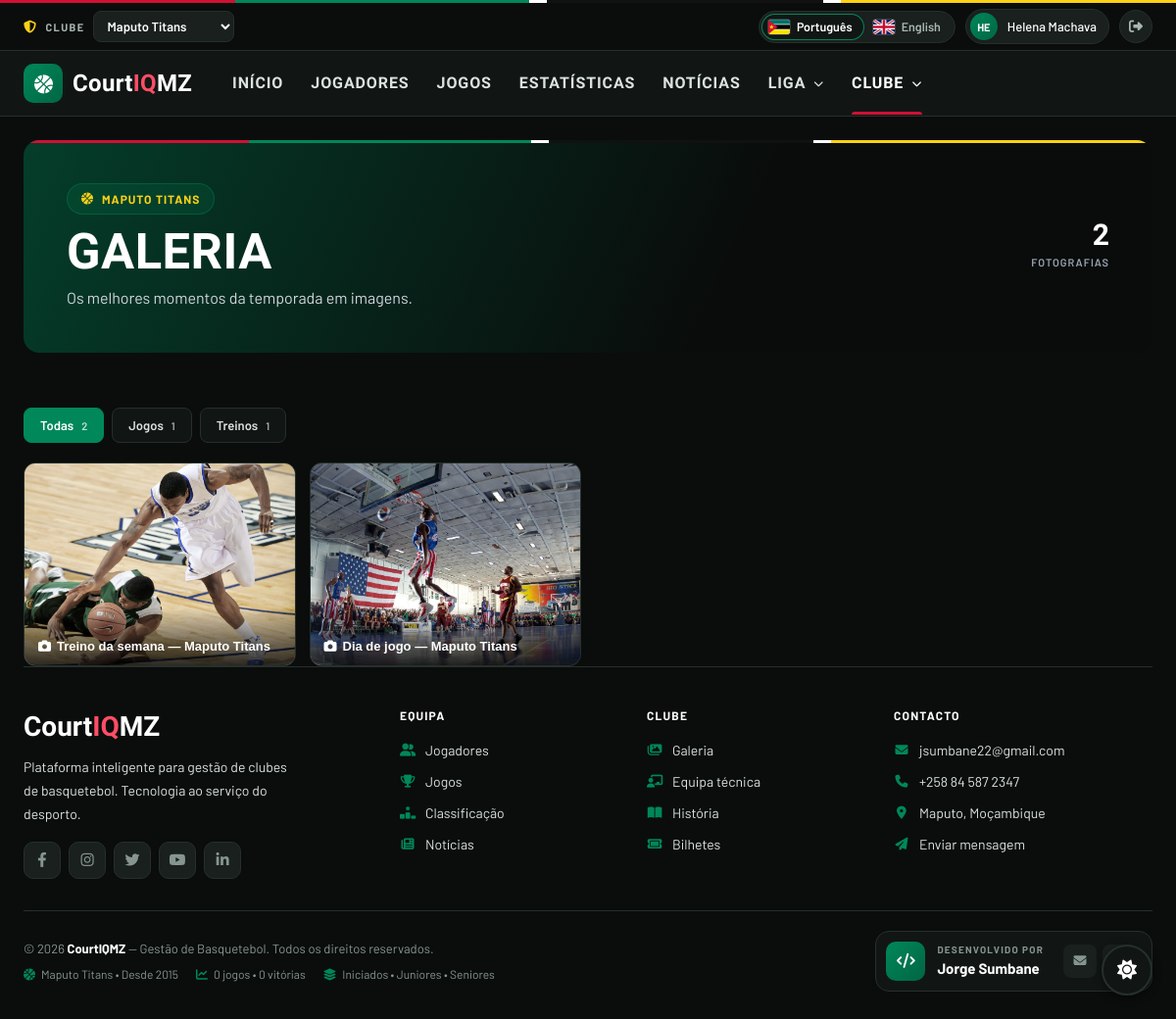
Screenshot of /visitante/galeria.php (signed in) with the database file from the repository.
### tables this page shows
CREATE TABLE teams (
    id            INT PRIMARY KEY AUTO_INCREMENT,
    name          VARCHAR(100) NOT NULL,
    city          VARCHAR(100),
    stadium       VARCHAR(100),
    founded_year  YEAR,
    category      VARCHAR(50)  DEFAULT 'Sénior',
    league        VARCHAR(100) DEFAULT 'Liga Nacional',
    escaloes      VARCHAR(60) NOT NULL DEFAULT 'iniciados,juniores,seniores',    
    coach_id      INT NULL COMMENT 'users.id do treinador principal',
    logo_url      VARCHAR(255),
    logo_initials VARCHAR(5),
    status        ENUM('active', 'inactive') DEFAULT 'active',
    created_at    DATETIME DEFAULT CURRENT_TIMESTAMP,
    updated_at    DATETIME DEFAULT CURRENT_TIMESTAMP ON UPDATE CURRENT_TIMESTAMP,
    UNIQUE KEY uq_teams_name (name)
);

CREATE TABLE gallery_photos (
    id          INT PRIMARY KEY AUTO_INCREMENT,
    team_id     INT NOT NULL,
    title       VARCHAR(200),
    description TEXT,
    image_url   VARCHAR(255) NOT NULL,
    category    ENUM('jogos', 'treinos', 'eventos', 'equipa', 'outros') DEFAULT 'outros',
    created_at  DATETIME DEFAULT CURRENT_TIMESTAMP,
    KEY idx_gallery_team (team_id),
    CONSTRAINT fk_gallery_team FOREIGN KEY (team_id) REFERENCES teams (id) ON DELETE CASCADE
);

### visitante/galeria.php (the view, shortened to what the rows shown need)
<?php
require_once __DIR__ . '/../includes/public_helpers.php';
[$teamId, $team] = pub_team();
$basePath = '../';
$fotos = [];
try {
    $stmt = Database::getConnection()->prepare(
        'SELECT id, title, description, image_url, category, created_at
         FROM gallery_photos WHERE team_id = :team_id ORDER BY created_at DESC, id DESC'
    );
    $stmt->execute(['team_id' => $teamId]);
    foreach ($stmt->fetchAll() as $foto) {
        $foto['src'] = pub_img($foto['image_url'], $basePath);
        if ($foto['src'] !== '') {
            $fotos[] = $foto;
        }
    }
} catch (Throwable $e) {
    error_log('[CourtIQ] Erro ao carregar galeria: ' . $e->getMessage());
}
require __DIR__ . '/../includes/layout/public_top.php';
?>
<div class="lp">
    <?php pub_page_head($team['name'], 'Galeria', 'Os melhores momentos da temporada em imagens.', [
        [count($fotos), 'Fotografias'],
    ]); ?>
    <section data-filter>
        <div class="lp-photos">
            <?php foreach ($fotos as $foto): ?>
            <button type="button" class="lp-photo" data-filter-item data-tags="<?= pub_e($foto['category']) ?>"
                    data-full="<?= pub_e($foto['src']) ?>" data-caption="<?= pub_e($foto['title']) ?>"
                    aria-label="Ampliar: <?= pub_e($foto['title']) ?>">
                <img src="<?= pub_e($foto['src']) ?>" alt="<?= pub_e($foto['title']) ?>" loading="lazy">
                <span><i class="fa-solid fa-camera" style="margin-right:6px;"></i><?= pub_e($foto['title']) ?></span>
            </button>
            <?php endforeach; ?>
        </div>
    </section>
</div>
<?php require __DIR__ . '/../includes/layout/public_bottom.php'; ?>

### includes/public_helpers.php (shortened to what the rows shown need)
<?php
require_once __DIR__ . '/team_helper.php';
function pub_e(mixed $value): string
{
    return htmlspecialchars((string) ($value ?? ''), ENT_QUOTES, 'UTF-8');
}
function pub_img(?string $path, string $basePath): string
{
    $path = trim((string) $path);
    if ($path === '') {
        return '';
    }
    $relative = ltrim($path, '/');
    return is_file(dirname(__DIR__) . '/' . $relative) ? $basePath . $relative : '';
}
function pub_team(bool $precisaClube = true): array
{
    $teamId = public_team_chosen();
    $team   = $teamId ? TeamHelper::getTeamInfo($teamId) : null;
    return [$teamId, $team];
}
    ?>
    <?php
function pub_page_head(string $eyebrow, string $title, string $lead = '', array $stats = []): void
{
    echo '<header class="lp-page-head"><div>';
    echo '<span class="lp-hero-tag"><i class="fa-solid fa-basketball"></i>' . pub_e($eyebrow) . '</span>';
    echo '<h1>' . pub_e($title) . '</h1>';
    if ($lead !== '') {
        echo '<p>' . pub_e($lead) . '</p>';
    }
    echo '</div>';
    echo '</header>';
}

### includes/layout/footer.php (shortened to what the rows shown need)
<?php
$footerBase  = $basePath ?? '../';
$footerPanel = (string) ($layout['panel'] ?? 'public');
?>
            <?php if ($footerPanel === 'public'):
                $footerTeamId = public_team_chosen();
                $footerTeam   = $footerTeamId ? TeamHelper::getTeamInfo($footerTeamId) : null;
                $footerStats  = $footerTeamId ? TeamHelper::getTeamStats($footerTeamId) : [];
            ?>
            <div class="lp lp-footer-wrap">
                <footer class="lp-footer">
                    <div class="lp-footer-grid">
                        <div>
                            <div class="lp-brand">Court<em>IQ</em>MZ</div>
                            <p class="lp-footer-about">Plataforma inteligente para gestão de clubes de basquetebol. Tecnologia ao serviço do desporto.</p>
                            <div class="lp-social">
                                <a href="#" aria-label="Facebook"><i class="fa-brands fa-facebook-f"></i></a>
                                <a href="#" aria-label="Instagram"><i class="fa-brands fa-instagram"></i></a>
                                <a href="#" aria-label="Twitter"><i class="fa-brands fa-twitter"></i></a>
                                <a href="#" aria-label="YouTube"><i class="fa-brands fa-youtube"></i></a>
                                <a href="#" aria-label="LinkedIn"><i class="fa-brands fa-linkedin-in"></i></a>
                            </div>
                        </div>
                        <div>
                            <h3>Equipa</h3>
                            <ul>
                                <li><a href="<?= e($footerBase) ?>visitante/jogadores.php"><i class="fa-solid fa-user-group"></i>Jogadores</a></li>
                                <li><a href="<?= e($footerBase) ?>visitante/jogos.php"><i class="fa-solid fa-trophy"></i>Jogos</a></li>
                                <li><a href="<?= e($footerBase) ?>visitante/classificacao.php"><i class="fa-solid fa-ranking-star"></i>Classificação</a></li>
                                <li><a href="<?= e($footerBase) ?>visitante/noticias.php"><i class="fa-solid fa-newspaper"></i>Notícias</a></li>
                            </ul>
                        </div>
                        <div>
                            <h3>Clube</h3>
                            <ul>
                                <li><a href="<?= e($footerBase) ?>visitante/galeria.php"><i class="fa-solid fa-images"></i>Galeria</a></li>
                                <li><a href="<?= e($footerBase) ?>visitante/equipa-tecnica.php"><i class="fa-solid fa-chalkboard-user"></i>Equipa técnica</a></li>
                                <li><a href="<?= e($footerBase) ?>visitante/historia.php"><i class="fa-solid fa-book-open"></i>História</a></li>
                                <li><a href="<?= e($footerBase) ?>visitante/bilhetes.php"><i class="fa-solid fa-ticket"></i>Bilhetes</a></li>
                            </ul>
                        </div>
                        <div>
                            <h3>Contacto</h3>
                            <ul>
                                <li><a href="mailto:jsumbane22@gmail.com"><i class="fa-solid fa-envelope"></i>jsumbane22@gmail.com</a></li>
                                <li><a href="tel:+258845872347"><i class="fa-solid fa-phone"></i>+258 84 587 2347</a></li>
                                <li><span><i class="fa-solid fa-location-dot"></i><?= e(($footerTeam['city'] ?? '') ?: 'Maputo') ?>, Moçambique</span></li>
                                <li><a href="<?= e($footerBase) ?>visitante/contacto.php"><i class="fa-solid fa-paper-plane"></i>Enviar mensagem</a></li>
                            </ul>
                        </div>
                    </div>
                    <div class="lp-footer-bottom">
                        <div>
                            &copy; <?= date('Y') ?> <strong>CourtIQMZ</strong> &mdash; Gestão de Basquetebol. Todos os direitos reservados.
                            <div class="lp-footer-meta">
                                <?php if ($footerTeam): ?>
                                <span><i class="fa-solid fa-basketball"></i><?= e($footerTeam['name']) ?><?= !empty($footerTeam['founded_year']) ? ' &bull; Desde ' . e($footerTeam['founded_year']) : '' ?></span>
                                <span><i class="fa-solid fa-chart-line"></i><?= (int) ($footerStats['total_jogos'] ?? 0) ?> jogos &bull; <?= (int) ($footerStats['total_vitorias'] ?? 0) ?> vitórias</span>
                                <?php endif; ?>
                                <span><i class="fa-solid fa-layer-group"></i><?= implode(" &bull; ", team_escaloes($footerTeam ?: null)) ?></span>
                            </div>
                        </div>
                        <div class="lp-dev" aria-label="Créditos do desenvolvedor">
                            <span class="lp-dev-icon" aria-hidden="true"><i class="fa-solid fa-code"></i></span>
                            <div>
                                <small>Desenvolvido por</small>
                                <b>Jorge Sumbane</b>
                            </div>
                            <div class="lp-dev-links">
                                <a href="mailto:jsumbane22@gmail.com" aria-label="Enviar email para Jorge Sumbane"><i class="fa-solid fa-envelope"></i></a>
                                <a href="tel:+258845872347" aria-label="Telefonar para Jorge Sumbane"><i class="fa-solid fa-phone"></i></a>
                            </div>
                        </div>
                    </div>
                </footer>
            </div>
            <?php endif; ?>
        </div>
    </main>
</body>
</html>

### rows the page displays
teams: name "MAPUTO TITANS", city "Maputo", name "Maputo Titans", founded_year "2015", escaloes "Iniciados • Juniores • Seniores"
gallery_photos: shows a picture, title "Treino da semana — Maputo Titans"
gallery_photos: shows a picture, title "Dia de jogo — Maputo Titans"

### other values shown
$topnavSwitch['label'] "CLUBE"
$nome "Português"
$nome "English"
mb_strtoupper(mb_substr($userName ?: 'U', 0, 2)) "HE"
$userName "Helena Machava"
$topnavItem['label'] "INÍCIO"
$topnavItem['label'] "JOGADORES"
$topnavItem['label'] "JOGOS"
$topnavItem['label'] "ESTATÍSTICAS"
$topnavItem['label'] "NOTÍCIAS"
$topnavTitulo "LIGA"
$topnavTitulo "CLUBE"
pub_e($title) "GALERIA"
pub_e($lead) "Os melhores momentos da temporada em imagens."
pub_e($value) "2"
